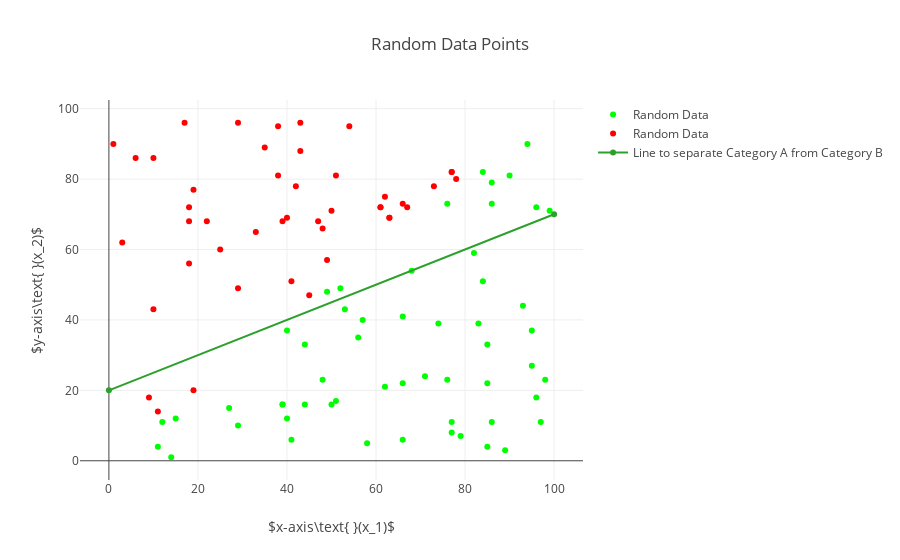
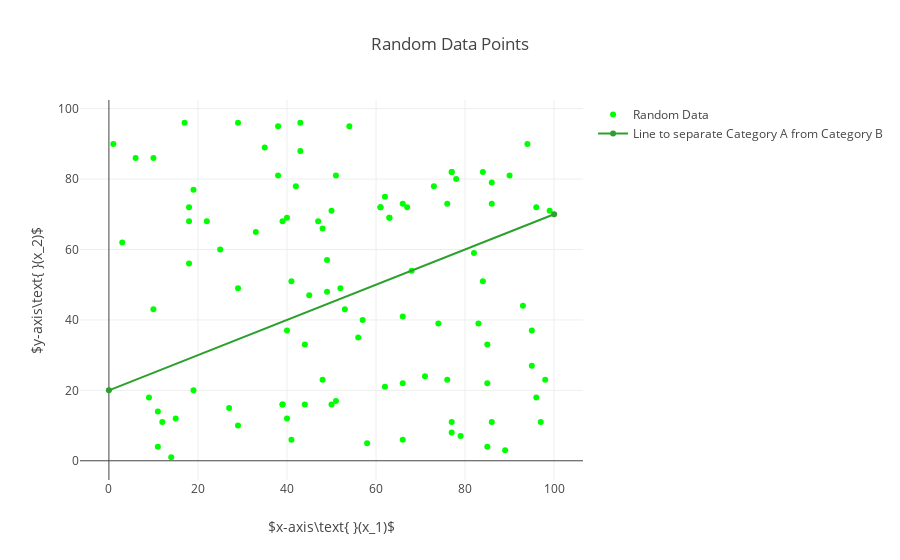

Notebook cell for these charts, in order:
### Code cell
# 
# 1. Using the untrained perceptron, guess if the data points are above or below the line
# 2. Train the perceptron
# 3. Using the trained perceptron, guess if the data points are above or below the line
#
# Note: Green points mean a correct prediction and red points mean an incorrect prediction.
# After the perceptron is trained, all points should be green
#

# Create a Perceptron
p = Perceptron()

# Display the Perceptrons' predictions
# The predictions are incorrect because the perceptron hasn't been trained
# 
cx = np.array([])
wx = np.array([])
cy = np.array([])
wy = np.array([])

for i in range(len(x1)):
    guess = p.predict(np.array([1, x1[i], x2[i]]))
    
    if guess == label[i]:
        cx = np.append(cx, x1[i])
        cy = np.append(cy, x2[i])
    else:
        wx = np.append(wx, x1[i])
        wy = np.append(wy, x2[i])

correct = go.Scatter(
    x = cx,
    y = cy,
    mode = 'markers',
    marker = dict(
        symbol = 'circle',
        color = 'rgb(0, 255, 0)'
    ),
    name = 'Random Data'
    
)

wrong = go.Scatter(
    x = wx,
    y = wy,
    mode = 'markers',
    marker = dict(
        symbol = 'circle',
        color = 'rgb(255, 0, 0)'
    ),
    name = 'Random Data'
    
)

fig = go.Figure(data=[correct, wrong, line], layout=layout)
plt.iplot(fig)

# Train the Perceptron
for i in range(len(x1)):
    p.train(np.array([1, x1[i], x2[i]]), label[i])

cx = np.array([])
wx = np.array([])
cy = np.array([])
wy = np.array([])

# Display the Perceptrons' predictions
# The predictions are correct because the perceptrons has been trained
for i in range(len(x1)):
    guess = p.predict(np.array([1, x1[i], x2[i]]))
    
    if guess == label[i]:
        cx = np.append(cx, x1[i])
        cy = np.append(cy, x2[i])
    else:
        wx = np.append(wx, x1[i])
        wy = np.append(wy, x2[i])

correct = go.Scatter(
    x = cx,
    y = cy,
    mode = 'markers',
    marker = dict(
        symbol = 'circle',
        color = 'rgb(0, 255, 0)'
    ),
    name = 'Random Data'
    
)

wrong = go.Scatter(
    x = wx,
    y = wy,
    mode = 'markers',
    marker = dict(
        symbol = 'circle',
        color = 'rgb(255, 0, 0)'
    ),
    name = 'Random Data'
    
)

fig = go.Figure(data=[correct, wrong, line], layout=layout)
plt.iplot(fig)

### Figure 1 — Plotly figure (JSON) as saved in the notebook; plotly's stock layout.template omitted (floating-point values rounded to 4 significant figures)
{"data": [{"marker": {"color": "rgb(0, 255, 0)", "symbol": "circle"}, "mode": "markers", "name": "Random Data", "type": "scatter", "uid": "dac1193d-17d9-4a4d-957b-e9f121da298f", "x": [62, 93, 12, 76, 68, 89, 49, 97, 79, 66, 85, 53, 29, 40, 96, 44, 11, 39, 86, 98, 27, 85, 52, 82, 44, 58, 95, 50, 15, 74, 86, 86, 83, 99, 85, 48, 77, 51, 94, 77, 56, 84, 41, 39, 66, 71, 90, 66, 57, 95, 96, 84, 76, 14, 40], "y": [21, 44, 11, 23, 54, 3, 48, 11, 7, 41, 22, 43, 10, 37, 72, 33, 4, 16, 79, 23, 15, 33, 49, 59, 16, 5, 27, 16, 12, 39, 73, 11, 39, 71, 4, 23, 8, 17, 90, 11, 35, 82, 6, 16, 6, 24, 81, 22, 40, 37, 18, 51, 73, 1, 12]}, {"marker": {"color": "rgb(255, 0, 0)", "symbol": "circle"}, "mode": "markers", "name": "Random Data", "type": "scatter", "uid": "f3005a3a-bd36-4a8c-b784-8b879ed3ed9a", "x": [19, 61, 40, 22, 45, 10, 50, 38, 18, 67, 11, 39, 25, 18, 19, 77, 10, 54, 62, 47, 1, 18, 42, 61, 9, 41, 6, 63, 77, 66, 63, 51, 33, 48, 43, 43, 3, 38, 73, 17, 49, 78, 29, 29, 35], "y": [77, 72, 69, 68, 47, 86, 71, 95, 68, 72, 14, 68, 60, 56, 20, 82, 43, 95, 75, 68, 90, 72, 78, 72, 18, 51, 86, 69, 82, 73, 69, 81, 65, 66, 88, 96, 62, 81, 78, 96, 57, 80, 49, 96, 89]}, {"name": "Line to separate Category A from Category B", "type": "scatter", "uid": "cdc11e29-e0be-4891-b3e3-65785607aa98", "x": [0, 100], "y": [20, 70]}], "layout": {"autosize": true, "title": "Random Data Points", "xaxis": {"autorange": true, "range": [-5.98, 106.0], "title": "$x-axis\\text{ }(x_1)$", "type": "linear"}, "yaxis": {"autorange": true, "range": [-5.959, 103.0], "title": "$y-axis\\text{ }(x_2)$", "type": "linear"}}}

### Figure 2 — Plotly figure (JSON) as saved in the notebook; plotly's stock layout.template omitted (floating-point values rounded to 4 significant figures)
{"data": [{"marker": {"color": "rgb(0, 255, 0)", "symbol": "circle"}, "mode": "markers", "name": "Random Data", "type": "scatter", "uid": "b9b173ee-2aeb-4252-ada3-4260321b7c24", "x": [62, 93, 19, 12, 61, 76, 40, 22, 45, 10, 50, 68, 38, 89, 49, 97, 79, 66, 85, 53, 18, 67, 29, 40, 11, 96, 39, 44, 11, 25, 18, 39, 19, 77, 10, 86, 54, 98, 62, 47, 1, 18, 27, 85, 52, 82, 42, 61, 9, 44, 58, 95, 50, 15, 74, 86, 86, 83, 41, 99, 6, 63, 85, 77, 66, 48, 77, 51, 63, 51, 94, 77, 56, 33, 84, 48, 43, 41, 39, 66, 43, 71, 3, 38, 73, 90, 66, 57, 17, 95, 49, 96, 78, 29, 29, 35, 84, 76, 14, 40], "y": [21, 44, 77, 11, 72, 23, 69, 68, 47, 86, 71, 54, 95, 3, 48, 11, 7, 41, 22, 43, 68, 72, 10, 37, 14, 72, 68, 33, 4, 60, 56, 16, 20, 82, 43, 79, 95, 23, 75, 68, 90, 72, 15, 33, 49, 59, 78, 72, 18, 16, 5, 27, 16, 12, 39, 73, 11, 39, 51, 71, 86, 69, 4, 82, 73, 23, 8, 17, 69, 81, 90, 11, 35, 65, 82, 66, 88, 6, 16, 6, 96, 24, 62, 81, 78, 81, 22, 40, 96, 37, 57, 18, 80, 49, 96, 89, 51, 73, 1, 12]}, {"marker": {"color": "rgb(255, 0, 0)", "symbol": "circle"}, "mode": "markers", "name": "Random Data", "type": "scatter", "uid": "d00138fb-1832-4b46-9926-866223bcf21d", "x": [], "y": []}, {"name": "Line to separate Category A from Category B", "type": "scatter", "uid": "5869a2e3-7f64-4496-9d45-daf77b2ecd60", "x": [0, 100], "y": [20, 70]}], "layout": {"autosize": true, "title": "Random Data Points", "xaxis": {"autorange": true, "range": [-5.98, 106.0], "title": "$x-axis\\text{ }(x_1)$", "type": "linear"}, "yaxis": {"autorange": true, "range": [-5.959, 103.0], "title": "$y-axis\\text{ }(x_2)$", "type": "linear"}}}
